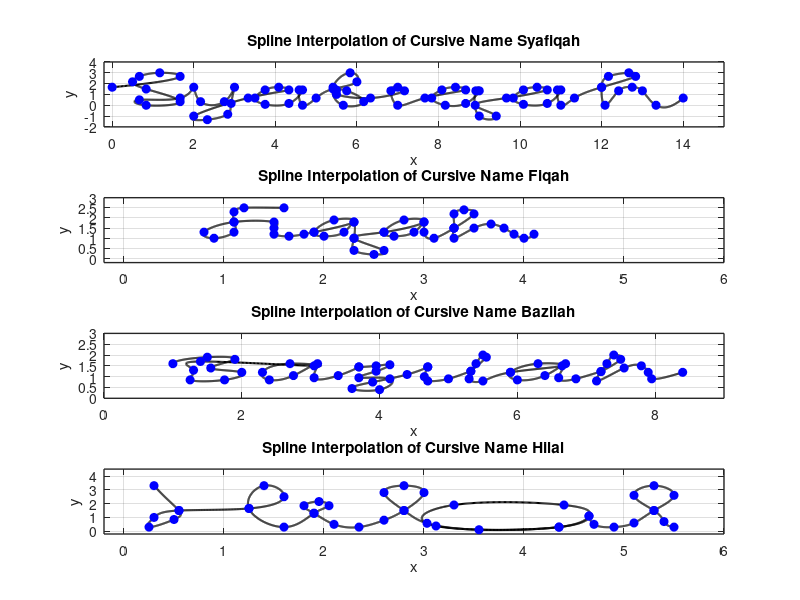

This figure's MATLAB source:
% Task 1: Spline Your Name


% 1) Spline Interpolation of 'Syafiqah'

% use subplot for plotting different graphs in the same figure
% Define data points for x and y coordinates
% Each line is the x and y coordinate for one letter respectively

subplot(4,1,1);
x1 = [0 5/3 7/6 2/3 0.5 5/6 5/3 5/6 2/3 5/3 ...
    2 13/6 11/4 3 35/12 17/6 7/3 2 10/3 ...
    13/3 49/12 15/4 7/2 15/4 13/3 14/3 55/12 14/3 5 ...
    65/12 6 35/6 65/12 17/3 37/6 23/4 11/2 11/2 19/3 ...
    43/6 7 41/6 7 23/3 ...
    26/3 101/12 97/12 47/6 49/6 26/3 9 107/12 9 113/12 89/10 29/3 ...
    32/3 125/12 121/12 59/6 121/12 32/3 11 131/12 11 34/3 ...
    12 77/6 38/3 73/6 12 145/12 149/12 51/4 13 40/3 14];
y1 = [5/3 8/3 3 8/3 13/6 1.5 1/3 0 0.5 2/3 ...
    5/3 1/3 1/3 5/3 1/6 -5/6 -4/3 -1 2/3 ...
    17/12 5/3 17/12 2/3 1/12 1/6 17/12 17/12 0 2/3 ...
    1.5 13/6 3 5/3 0 1/3 4/3 7/5 1 2/3 ...
    4/3 5/3 4/3 0 2/3 ...
    17/12 5/3 17/12 2/3 0 1/6 4/3 4/3 -1 -1 0 2/3 ...
    17/12 5/3 17/12 2/3 1/12 1/6 17/12 17/12 0 2/3 ...
    5/3 8/3 3 8/3 5/3 0 4/3 5/3 4/3 0 2/3];

n = length(x1);
t = 0:n-1; % Parametric coordinate t
tt = 0:0.01:n-1; % More dense coordinate tt for spline interpolation

% Compute spline interpolation
xx = spline(t, x1, tt);
yy = spline(t, y1, tt);

% Plot settings
figure(1)
plot(xx, yy, 'k', 'LineWidth',1.5) % plot spline
hold on
plot(x1, y1, 'bo', 'MarkerFaceColor', 'b') % plot data points
axis([-0.2 15 -2 4])
grid on
title('Spline Interpolation of Cursive Name Syafiqah')
xlabel('x')
ylabel('y')
set(gca, 'FontSize', 10, 'LineWidth', 1)
grid on

% note: all comments are the same for the following names

% 2) Spline Interpolation of 'Fiqah'

subplot(4,1,2);
x2 = [1.6 1.2 1.1 1.1 1.1 0.9 0.8 1.1 1.5 ...
1.5 1.5 1.65 1.8 1.9 ... 
2.3 2.1 1.9 2.0 2.2 2.3 2.3 2.3 2.5 2.6 2.3 2.6 ...
3.0 2.8 2.6 2.7 2.9 3.0 3.0 3.1 3.3 ...
3.3 3.5 3.4 3.3 3.3 3.3 3.5 3.67 3.8 3.9 4.0 4.1];
y2 = [2.5 2.5 2.3 1.8 1.3 1.0 1.3 1.8 1.8 ...
1.5 1.2 1.1 1.2 1.3 ...
1.8 1.9 1.3 1.1 1.3 1.8 1.0 0.4 0.2 0.4 1.0 1.3 ...
1.8 1.9 1.3 1.1 1.3 1.8 1.3 1.0 1.5 ...
1.5 2.2 2.4 2.2 1.5 1.0 1.5 1.7 1.5 1.2 1.0 1.2];

n = length(x2);
t = 0:n-1; 
tt = 0:0.01:n-1; 

xx = spline(t, x2, tt);
yy = spline(t, y2, tt);

figure(1)
plot(xx, yy, 'k', 'LineWidth', 1.5) 
hold on
plot(x2, y2, 'bo', 'MarkerFaceColor', 'b') 
axis([-0.2 6 -0.2 3])
grid on
title('Spline Interpolation of Cursive Name Fiqah')
xlabel('x')
ylabel('y')
set(gca, 'FontSize', 10, 'LineWidth', 1)
grid on

% 3) Spline Interpolation of 'Bazilah'

subplot(4,1,3);
x3 = [1.0 1.5 1.90 1.55 2.0 1.75 1.25 1.3 1.4 ...
    3.05 2.7 2.3 2.40 2.75 3.1 3.05 3.40 3.70 ...
    3.70 3.95 4.15 3.95 3.70 4.15 4.0 3.60 3.90 4.4 4.70 ...
    4.70 4.65 4.7 5.0 5.325 ...
    5.325 5.55 5.5 5.4 5.3 5.5 5.9 ...
    6.65 6.3 5.9 6.00 6.40 6.7 6.60 6.85 7.214 ...
    7.214 7.5 7.40 7.3 7.15 7.55 7.8 7.9 7.95 8.4];
y3 = [1.6 1.9 1.80 1.40 1.2 0.85 0.85 1.3 1.7 ...
    1.50 1.6 1.2 0.85 1.05 1.6 0.95 1.05 1.45 ...
    1.45 1.50 1.55 1.25 0.95 0.90 0.4 0.45 0.75 1.1 1.45 ...
    1.45 1.00 0.8 0.9 1.25 ...
    1.250 1.90 2.0 1.6 0.9 0.8 1.2 ...
    1.50 1.6 1.2 0.85 1.05 1.6 0.95 0.90 1.236 ...
    1.236 1.8 2.00 1.6 0.80 1.40 1.5 1.2 0.90 1.2];
    
n = length(x3);
t = 0:n-1;
tt = 0:0.01:n-1;

xx = spline(t, x3, tt);
yy = spline(t, y3, tt);

figure(1)
plot(xx, yy, 'k', 'LineWidth',1.5)
hold on
plot(x3, y3, 'bo', 'MarkerFaceColor', 'b')
axis([0 9 0 3])
grid on
title('Spline Interpolation of Cursive Name Bazilah')
xlabel('x')
ylabel('y')
set(gca, 'FontSize', 10, 'LineWidth', 1)
grid on

% 4) Spline Interpolation of 'Hilal'

subplot(4,1,4);
x4 = [0.3 0.55 0.5 0.25 0.3 0.55 1.25 1.6 1.4 1.25 ...
1.6 1.9 2.05 1.95 1.8 1.9 2.1 2.35 2.6 2.8 3 2.8 2.6 2.8 3.03 3.55 ...
4.35 4.65 4.4 3.3 3.12 4.35 4.65 4.7 4.9 5.1 5.3 5.5 5.3 5.1 5.3 5.4 5.5];
y4 = [3.3 1.5 0.85 0.3 1 1.5 1.65 2.5 3.3 1.65 0.3 1.3 1.85 ...
2.15 1.85 1.3 0.5 0.3 0.8 1.5 2.8 3.3 2.8 1.5 0.576 0.11 0.3 ...
1.1 1.9 1.9 0.38 0.3 1.1 0.5 0.3 0.6 1.5 2.6 3.3 2.6 1.5 0.7 0.3];

n = length(x4);
t = 0:n-1; 
tt = 0:0.01:n-1; 

xx = spline(t, x4, tt);
yy = spline(t, y4, tt);

figure(1)
plot(xx, yy, 'k', 'LineWidth', 1.5) 
hold on
plot(x4, y4, 'bo', 'MarkerFaceColor', 'b') 
axis([-0.2 6 -0.2 4.5])
grid on
title('Spline Interpolation of Cursive Name Hilal')
xlabel('x')
ylabel('y')
set(gca, 'FontSize', 10, 'LineWidth', 1)
grid on
